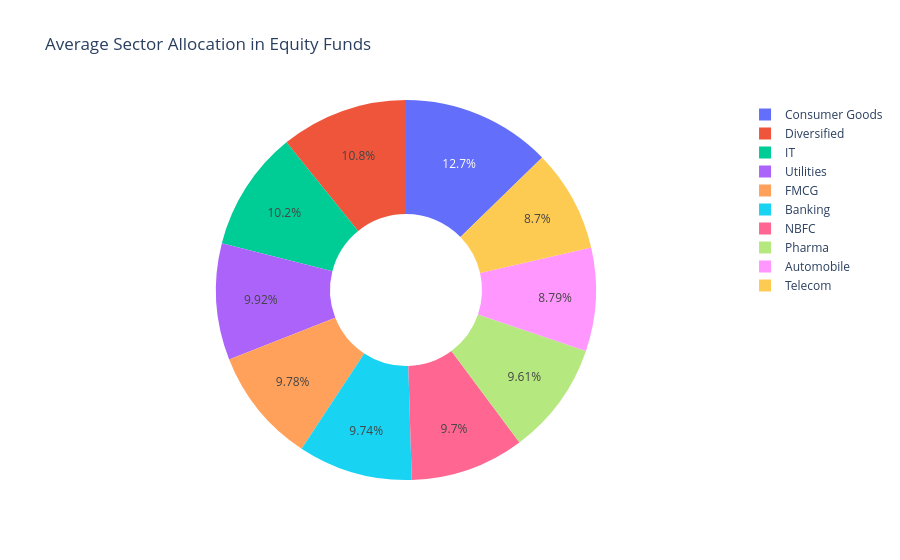

Write notebook code for a chart like this one.
### Markdown cell above
## 12. Aggregate Sector Allocation (Equity Funds)

### Code cell
# Aggregate weights by sector
sector_weights = holdings.groupby('sector')['weight_pct'].mean().reset_index()
sector_weights = sector_weights[sector_weights['sector'] != 'Cash/Others']
sector_weights = sector_weights.sort_values('weight_pct', ascending=False).head(10)

fig = px.pie(sector_weights, values='weight_pct', names='sector', hole=0.4, title='Average Sector Allocation in Equity Funds')
fig.write_image("reports/figures/12_sector_donut.png", width=800, height=500, scale=2)
fig.show()

### Figure 1 — Plotly figure (JSON) as saved in the notebook; plotly's stock layout.template omitted (floating-point values rounded to 4 significant figures)
{"data": [{"domain": {"x": [0.0, 1.0], "y": [0.0, 1.0]}, "hole": 0.4, "hovertemplate": "sector=%{label}<br>weight_pct=%{value}<extra></extra>", "labels": ["Consumer Goods", "Diversified", "IT", "Utilities", "FMCG", "Banking", "NBFC", "Pharma", "Automobile", "Telecom"], "legendgroup": "", "name": "", "showlegend": true, "type": "pie", "values": [14.18, 12.09, 11.39, 11.06, 10.91, 10.87, 10.83, 10.72, 9.808, 9.708]}], "layout": {"legend": {"tracegroupgap": 0}, "title": {"text": "Average Sector Allocation in Equity Funds"}}}
